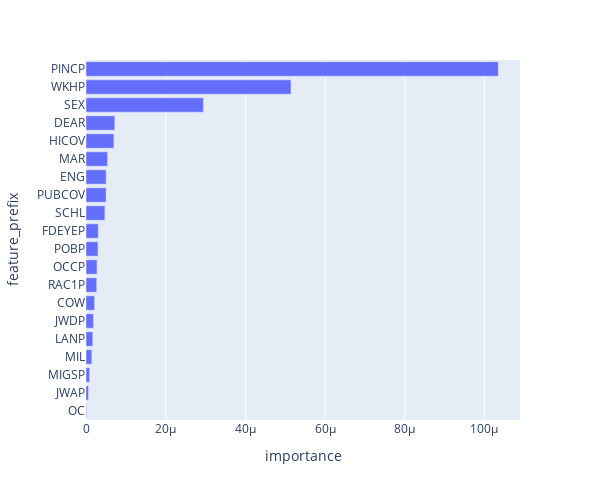

Here is the notebook cell this chart was saved with:
### Code cell
fig2 = px.bar(mean_features, y='feature_prefix', x='importance', orientation='h')
fig2.update_layout(
    autosize=False,
    width=600,
    height=500)
fig2.show()

### Figure 1 — Plotly figure (JSON) as saved in the notebook; plotly's stock layout.template omitted (floating-point values rounded to 4 significant figures)
{"data": [{"alignmentgroup": "True", "hovertemplate": "importance=%{x}<br>feature_prefix=%{y}<extra></extra>", "legendgroup": "", "marker": {"color": "#636efa", "pattern": {"shape": ""}}, "name": "", "offsetgroup": "", "orientation": "h", "showlegend": false, "textposition": "auto", "type": "bar", "x": [1.623e-07, 6.369e-07, 9.195e-07, 1.463e-06, 1.699e-06, 1.875e-06, 2.155e-06, 2.692e-06, 2.755e-06, 3.002e-06, 3.084e-06, 4.743e-06, 5.04e-06, 5.053e-06, 5.421e-06, 7.005e-06, 7.237e-06, 2.946e-05, 5.144e-05, 0.0001035], "xaxis": "x", "y": ["OC", "JWAP", "MIGSP", "MIL", "LANP", "JWDP", "COW", "RAC1P", "OCCP", "POBP", "FDEYEP", "SCHL", "PUBCOV", "ENG", "MAR", "HICOV", "DEAR", "SEX", "WKHP", "PINCP"], "yaxis": "y"}], "layout": {"autosize": false, "barmode": "relative", "height": 500, "legend": {"tracegroupgap": 0}, "margin": {"t": 60}, "width": 600, "xaxis": {"anchor": "y", "domain": [0, 1], "title": {"text": "importance"}}, "yaxis": {"anchor": "x", "domain": [0, 1], "title": {"text": "feature_prefix"}}}}
